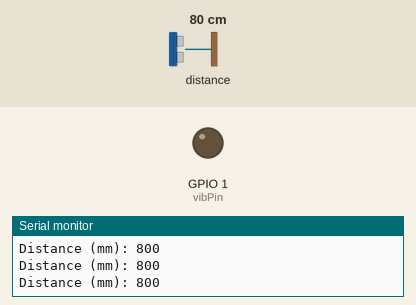
This program was run on a simulated ESP32-S3. Parts: output pins drawn as LEDs (lit = HIGH), the last lines printed to the serial monitor. Inputs (shaded band) come from the test bench; at power-on: distance to the obstacle 80 cm.

Above: at 1.2 s.
1.3 s: distance to the obstacle set to 32 cm
2.8 s: distance to the obstacle set to 28 cm
At 4.0 s:
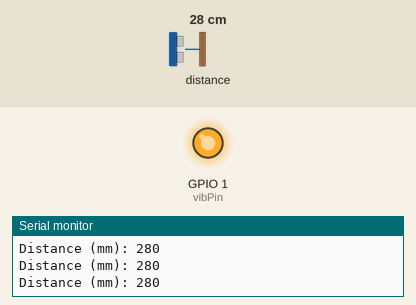
4.3 s: distance to the obstacle set to 35 cm
At 5.3 s:
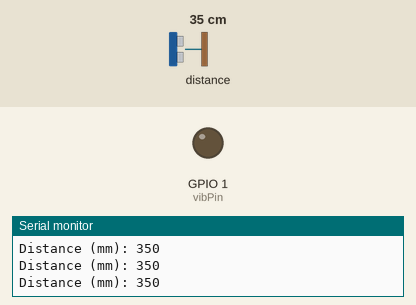
5.8 s: distance to the obstacle set to 2 cm
At 6.3 s:
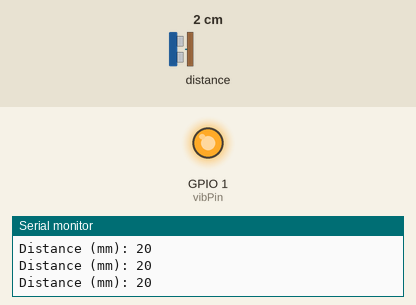
Timing chart, 0 to 8.3 s (numbered marks = the images above; inputs shaded):
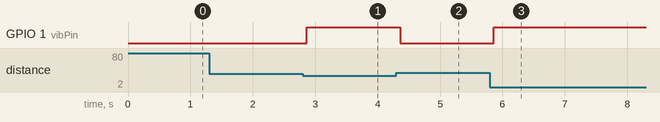

Measured:
- the behaviour switches between 30 and 29 cm on distance to the obstacle (found by bisection; images 0 and 1)
- after the input at 2.8 s, GPIO 1 (vibPin): LOW → HIGH after 0.06 s
- after the input at 4.3 s, GPIO 1 (vibPin): HIGH → LOW after 0.06 s
- after the input at 5.8 s, GPIO 1 (vibPin): LOW → HIGH after 0.06 s

The program:

main.cpp
```cpp
#include <Adafruit_VL53L0X.h>
#include <Wire.h>


/*-------------------------------*/
/*--------Distance Sensor--------*/
/*-------------------------------*/

Adafruit_VL53L0X lox = Adafruit_VL53L0X();
const int loxSDA = 8;   //GPIO for SDA
const int loxSCL = 9;   //GPIO for SCL


// Initialization of distance sensor
void loxSetup(){
    if (!lox.begin()) {
        Serial.println("Klarte ikke å starte VL53L0X!");
        while (1); // Stopper hvis sensoren ikke kan initialiseres
        }
        Serial.println("Sensor initialisert og klar.");
}


/*-------------------------------*/
/*--------Vibration Motor--------*/
/*-------------------------------*/

const int vibPin = 1; // GPIO for Vibration motor


/*----------------------------*/
/*-----------ALARM------------*/
/*----------------------------*/

// Function to activate alarm if distance is below threshold
void alarm() {
  VL53L0X_RangingMeasurementData_t measure;

  // Measurement function
  lox.rangingTest(&measure, false);

  // Check if the measurement is valid
  if (measure.RangeStatus != 4) { // 4 indicates an invalid measurement
    int distance = measure.RangeMilliMeter;

    Serial.print("Distance (mm): ");
    Serial.println(distance);

    // Trigger vibration motor if distance is below 300 mm
    if (distance < 300) {
      digitalWrite(vibPin, HIGH); // Turn on the vibration motor
    } else {
      digitalWrite(vibPin, LOW); // Turn off the vibration motor
    }
  } else {
    Serial.println("Out of reach");
    digitalWrite(vibPin, LOW); // Ensure motor is off if measurement is out of range
  }
}


/*--------------------*/
/*--------TEST--------*/
/*--------------------*/

//////////Empty/////////


void setup() {
  Serial.begin(115200);
  pinMode(vibPin, OUTPUT); // Pinout for Vibration motor

  // Start I2C on specific GPIO pins
  Wire.begin(loxSDA, loxSCL);
  // Setup for distance sensor
  loxSetup();
}

void loop() {
    alarm();
    delay(50); // Wait to feel the effect
}
```
